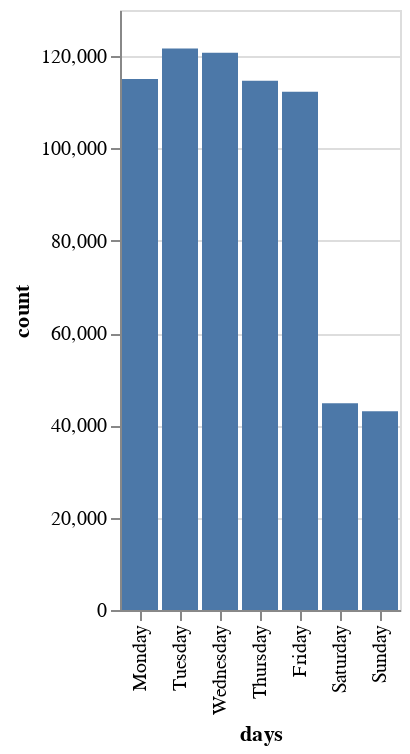

The notebook cell this image was saved under:
### Markdown cell above
To prevent, default alphabetical sort in Altair lib, You should use alt.X(x, sort = None)

### Code cell
alt.Chart(df6).mark_bar().encode(x=alt.X('days',sort=None),y=alt.Y('count'))

### Figure 1 — Vega-Lite specification as saved in the notebook (floating-point values rounded to 4 significant figures)
{"config": {"view": {"continuousWidth": 300, "continuousHeight": 300}}, "data": {"name": "data-fbb7f70218b4c9da263e90c4493418d7"}, "mark": {"type": "bar"}, "encoding": {"x": {"field": "days", "sort": null, "type": "nominal"}, "y": {"field": "count", "type": "quantitative"}}, "$schema": "https://vega.github.io/schema/vega-lite/v5.8.0.json", "datasets": {"data-fbb7f70218b4c9da263e90c4493418d7": [{"days": "Monday", "count": 115061}, {"days": "Tuesday", "count": 121674}, {"days": "Wednesday", "count": 120722}, {"days": "Thursday", "count": 114669}, {"days": "Friday", "count": 112297}, {"days": "Saturday", "count": 44814}, {"days": "Sunday", "count": 43072}]}}
